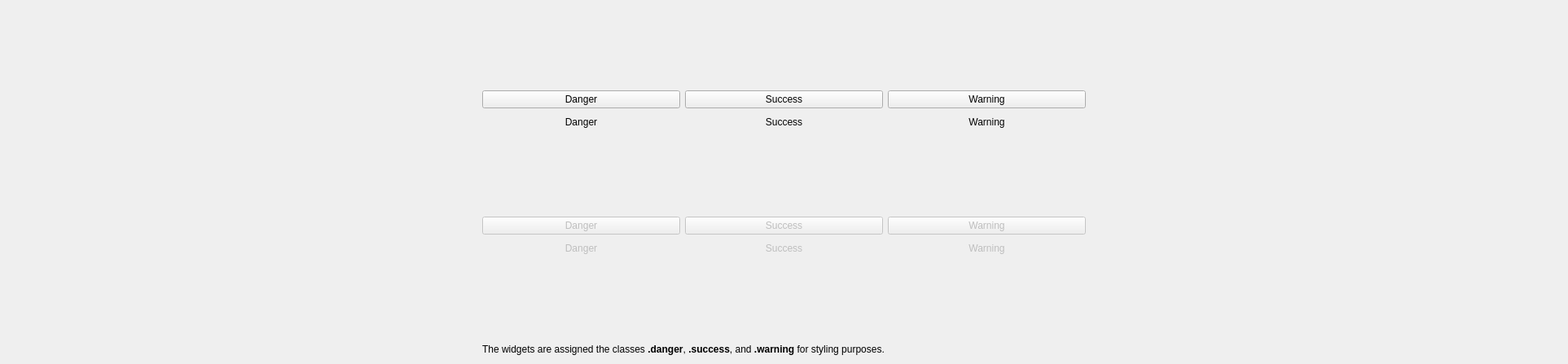
          <widget class="QWidget" name="page_7">
           <property name="geometry">
            <rect>
             <x>0</x>
             <y>0</y>
             <width>1925</width>
             <height>447</height>
            </rect>
           </property>
           <attribute name="label">
            <string>Colored Buttons</string>
           </attribute>
           <layout class="QGridLayout" name="gridLayout_4">
            <item row="4" column="1" colspan="2">
             <layout class="QGridLayout" name="gridLayout_37">
              <item row="1" column="2">
               <widget class="QPushButton" name="pushButton_57">
                <property name="enabled">
                 <bool>false</bool>
                </property>
                <property name="text">
                 <string>Warning</string>
                </property>
                <property name="class" stdset="0">
                 <string>warning</string>
                </property>
               </widget>
              </item>
              <item row="2" column="0">
               <widget class="QPushButton" name="pushButton_58">
                <property name="enabled">
                 <bool>false</bool>
                </property>
                <property name="text">
                 <string>Danger</string>
                </property>
                <property name="flat">
                 <bool>true</bool>
                </property>
                <property name="class" stdset="0">
                 <string>danger</string>
                </property>
               </widget>
              </item>
              <item row="2" column="1">
               <widget class="QPushButton" name="pushButton_59">
                <property name="enabled">
                 <bool>false</bool>
                </property>
                <property name="text">
                 <string>Success</string>
                </property>
                <property name="flat">
                 <bool>true</bool>
                </property>
                <property name="class" stdset="0">
                 <string>success</string>
                </property>
               </widget>
              </item>
              <item row="1" column="1">
               <widget class="QPushButton" name="pushButton_60">
                <property name="enabled">
                 <bool>false</bool>
                </property>
                <property name="text">
                 <string>Success</string>
                </property>
                <property name="class" stdset="0">
                 <string>success</string>
                </property>
               </widget>
              </item>
              <item row="2" column="2">
               <widget class="QPushButton" name="pushButton_61">
                <property name="enabled">
                 <bool>false</bool>
                </property>
                <property name="text">
                 <string>Warning</string>
                </property>
                <property name="flat">
                 <bool>true</bool>
                </property>
                <property name="class" stdset="0">
                 <string>warning</string>
                </property>
               </widget>
              </item>
              <item row="1" column="0">
               <widget class="QPushButton" name="pushButton_62">
                <property name="enabled">
                 <bool>false</bool>
                </property>
                <property name="text">
                 <string>Danger</string>
                </property>
                <property name="class" stdset="0">
                 <string>danger</string>
                </property>
               </widget>
              </item>
             </layout>
            </item>
            <item row="2" column="1" colspan="2">
             <layout class="QGridLayout" name="gridLayout_36">
              <item row="1" column="2">
               <widget class="QPushButton" name="pushButton_24">
                <property name="text">
                 <string>Warning</string>
                </property>
                <property name="class" stdset="0">
                 <string>warning</string>
                </property>
               </widget>
              </item>
              <item row="2" column="0">
               <widget class="QPushButton" name="pushButton_25">
                <property name="text">
                 <string>Danger</string>
                </property>
                <property name="flat">
                 <bool>true</bool>
                </property>
                <property name="class" stdset="0">
                 <string>danger</string>
                </property>
               </widget>
              </item>
              <item row="2" column="1">
               <widget class="QPushButton" name="pushButton_27">
                <property name="text">
                 <string>Success</string>
                </property>
                <property name="flat">
                 <bool>true</bool>
                </property>
                <property name="class" stdset="0">
                 <string>success</string>
                </property>
               </widget>
              </item>
              <item row="1" column="1">
               <widget class="QPushButton" name="pushButton_55">
                <property name="text">
                 <string>Success</string>
                </property>
                <property name="class" stdset="0">
                 <string>success</string>
                </property>
               </widget>
              </item>
              <item row="2" column="2">
               <widget class="QPushButton" name="pushButton_56">
                <property name="text">
                 <string>Warning</string>
                </property>
                <property name="flat">
                 <bool>true</bool>
                </property>
                <property name="class" stdset="0">
                 <string>warning</string>
                </property>
               </widget>
              </item>
              <item row="1" column="0">
               <widget class="QPushButton" name="pushButton_26">
                <property name="text">
                 <string>Danger</string>
                </property>
                <property name="class" stdset="0">
                 <string>danger</string>
                </property>
               </widget>
              </item>
             </layout>
            </item>
            <item row="2" column="0" rowspan="3">
             <spacer name="horizontalSpacer_17">
              <property name="orientation">
               <enum>Qt::Orientation::Horizontal</enum>
              </property>
              <property name="sizeHint" stdset="0">
               <size>
                <width>40</width>
                <height>20</height>
               </size>
              </property>
             </spacer>
            </item>
            <item row="2" column="3" rowspan="3">
             <spacer name="horizontalSpacer_21">
              <property name="orientation">
               <enum>Qt::Orientation::Horizontal</enum>
              </property>
              <property name="sizeHint" stdset="0">
               <size>
                <width>40</width>
                <height>20</height>
               </size>
              </property>
             </spacer>
            </item>
            <item row="5" column="1" colspan="2">
             <spacer name="verticalSpacer_8">
              <property name="orientation">
               <enum>Qt::Orientation::Vertical</enum>
              </property>
              <property name="sizeHint" stdset="0">
               <size>
                <width>741</width>
                <height>63</height>
               </size>
              </property>
             </spacer>
            </item>
            <item row="3" column="1" colspan="2">
             <spacer name="verticalSpacer_23">
              <property name="orientation">
               <enum>Qt::Orientation::Vertical</enum>
              </property>
              <property name="sizeHint" stdset="0">
               <size>
                <width>20</width>
                <height>40</height>
               </size>
              </property>
             </spacer>
            </item>
            <item row="1" column="1" colspan="2">
             <spacer name="verticalSpacer_22">
              <property name="orientation">
               <enum>Qt::Orientation::Vertical</enum>
              </property>
              <property name="sizeHint" stdset="0">
               <size>
                <width>20</width>
                <height>51</height>
               </size>
              </property>
             </spacer>
            </item>
            <item row="6" column="1" colspan="2">
             <widget class="QLabel" name="label_75">
              <property name="text">
               <string>&lt;html&gt;&lt;head/&gt;&lt;body&gt;&lt;p&gt;The widgets are assigned the classes &lt;span style=&quot; font-weight:700;&quot;&gt;.danger&lt;/span&gt;, &lt;span style=&quot; font-weight:700;&quot;&gt;.success&lt;/span&gt;, and &lt;span style=&quot; font-weight:700;&quot;&gt;.warning&lt;/span&gt; for styling purposes.&lt;/p&gt;&lt;/body&gt;&lt;/html&gt;</string>
              </property>
              <property name="class" stdset="0">
               <string>danger</string>
              </property>
             </widget>
            </item>
           </layout>
          </widget>
